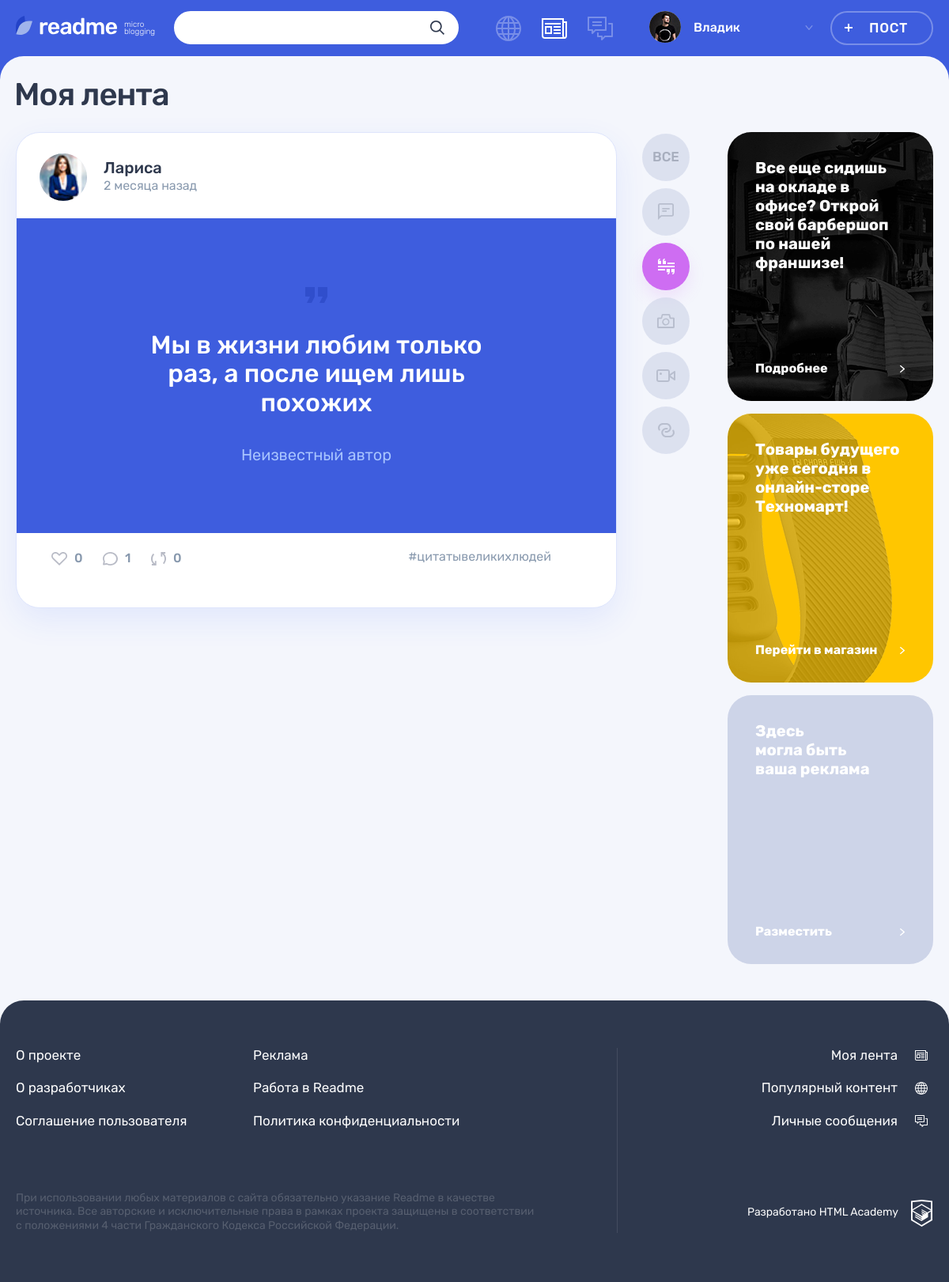
/feed.php?type_id=2 (signed in), run on the app's committed database.
### tables this page shows
CREATE TABLE post
(
  id                INT AUTO_INCREMENT PRIMARY KEY,
  create_dt         DATETIME DEFAULT CURRENT_TIMESTAMP,
  post_header       VARCHAR(128) COMMENT 'заголовок поста',
  text_content      TEXT,
  quote_origin      VARCHAR(128) COMMENT 'автор/источник цитаты',
  photo_content     VARCHAR(255),
  video_content     VARCHAR(255) COMMENT 'ссылка на видео на YouTube',
  link_text_content VARCHAR(255) COMMENT 'ссылка на сторонний ресурс',
  view_count        INT      DEFAULT 0 COMMENT 'кол-во просмотров',
  user_id           INT,
  is_repost         TINYINT  DEFAULT 0 COMMENT 'является ли репостом',
  origin_post_id    INT COMMENT 'ссылка на оригинальный пост при репосте',
  content_type_id   TINYINT,
  FOREIGN KEY (user_id) REFERENCES user (id),
  FOREIGN KEY (content_type_id) REFERENCES content_type (id),
  INDEX (user_id) COMMENT 'индекс для поиска по пользователям',
  INDEX (content_type_id) COMMENT 'индекс для поиска по типу',
  INDEX (view_count) COMMENT 'индекс для поиска по просмотрам',
  INDEX (is_repost) COMMENT 'индекс для поиска по репостам'
) COMMENT 'таблица постов';

CREATE TABLE user
(
  id            INT AUTO_INCREMENT PRIMARY KEY,
  user_reg_dt   DATETIME DEFAULT CURRENT_TIMESTAMP,
  user_email    VARCHAR(128) NOT NULL UNIQUE,
  user_name     VARCHAR(64)  NOT NULL COMMENT 'имя пользователя',
  user_password CHAR(255)    NOT NULL,
  user_avatar   VARCHAR(255)
) COMMENT 'таблица зарегистрированных пользователей';

### helpers.php (called while the page is built, shortened)
<?php
function get_noun_plural_form(int $number, string $one, string $two, string $many): string
{
    $number = (int)$number;
    $mod10 = $number % 10;
    $mod100 = $number % 100;
    switch (true) {
        case ($mod10 >= 2 && $mod10 <= 4):
            return $two;
    }
}
function include_template($name, array $data = [])
{
    $name = 'templates/' . $name;
    extract($data);
    require $name;
    $result = ob_get_clean();
    return $result;
}

### templates/feed_template.php (the view, shortened to what this page needs)
<main class="page__main page__main--feed">
    <div class="container">
        <h1 class="page__title page__title--feed">Моя лента</h1>
    </div>
    <div class="page__main-wrapper container">
        <section class="feed">
            <div class="feed__main-wrapper">
                <div class="feed__wrapper">
    <?php foreach ($posts as $post):
              $type_val = $_SESSION['ct_types'][$post['content_type_id']]['type_val'];
              $post_link = 'post.php?post_id=' . $post['id'];  ?>
                    <article class="feed__post post post-<?= $type_val; ?>">
                        <header class="post__header post__author">
                            <a class="post__author-link" href="#" title="Автор">
                                <div class="post__avatar-wrapper">
                    <?php if ($post['user_avatar']) : ?>
                                    <img class="post__author-avatar" src="<?= UPLOAD_PATH . $post['user_avatar']; ?>" alt="Аватар пользователя" width="60" height="60">
                    <?php endif; ?>
                                </div>
                                <div class="post__info">
                                    <b class="post__author-name"><?= $post['user_name']; ?></b>
                    <?php $dt = $post['create_dt'];  ?>
                                    <time class="post__time" title="<?= get_title_date($dt); ?>" datetime="<?= $dt; ?>"><?= format_date($dt); ?> назад</time>
                                </div>
                            </a>
                        </header>
                        <div class="post__main">
                  <?php switch ($type_val):
                      case 'photo': ?>
                      <?php case 'quote': ?>
                            <blockquote>
                                <p>
                                    <?= slice_string($post['text_content'], 'post.php?post_id=' . $post['id']); ?>
                                </p>
                                <cite><?= $post['quote_origin'] ?></cite>
                            </blockquote>
                      <?php break; ?>
                  <?php
                        endswitch;
                  ?>
                        </div>
                        <footer class="post__footer post__indicators">
                            <div class="post__buttons">
                                <a class="post__indicator post__indicator--likes button" href="#" title="Лайк">
                                    <svg class="post__indicator-icon" width="20" height="17">
                                        <use xlink:href="#icon-heart"></use>
                                    </svg>
                                    <span><?= $post['like_count']; ?></span>
                                </a>
                                <a class="post__indicator post__indicator--comments button" href="<?= $post_link; ?>" title="Комментарии">
                                    <svg class="post__indicator-icon" width="19" height="17">
                                        <use xlink:href="#icon-comment"></use>
                                    </svg>
                                    <span><?= $post['comment_count']; ?></span>
                                </a>
                                <a class="post__indicator post__indicator--repost button" href="repost.php?post_id=<?= $post['id']; ?>" title="Репост">
                                    <svg class="post__indicator-icon" width="19" height="17">
                                        <use xlink:href="#icon-repost"></use>
                                    </svg>
                                    <span><?= $post['repost_count']; ?></span>
                                </a>
                            </div>
                  <?php if (isset($post['hashtags'])): ?>
                            <ul class="post__tags">
                        <?php foreach ($post['hashtags'] as $hashtag):  ?>
                                <li>
                                    <a href="search.php?<?= SEARCH . '=%23' . $hashtag; ?>">
                                        <?= '#' . $hashtag; ?>
                                    </a>
                                </li>
                        <?php endforeach; ?>
                            </ul>
                  <?php endif; ?>
                        </footer>
                    </article>
    <?php endforeach; ?>
                </div>
            </div>
            <ul class="feed__filters filters">
                <li class="feed__filters-item filters__item">
                    <a class="filters__button <?= $type_id === 0 ? 'filters__button--active' : ''; ?>" href="?">
                        <span>Все</span>
                    </a>
                </li>
    <?php foreach ($_SESSION['ct_types'] as $type): ?>
                <li class="feed__filters-item filters__item">
                    <a class="filters__button filters__button--<?= $type['type_val']; ?> <?= $type_id === $type['id'] ? 'filters__button--active' : ''; ?> button" href="?type_id=<?= $type['id']; ?>">
                        <svg class="filters__icon" width="<?= $type['type_icon_width']; ?>" height="<?= $type['type_icon_height']; ?>">
                            <use xlink:href="#icon-filter-<?= $type['type_val']; ?>"></use>
                        </svg>
                    </a>
                </li>
    <?php endforeach; ?>
            </ul>
        </section>
        <aside class="promo">
            <article class="promo__block promo__block--barbershop">
                <p class="promo__text">
                    Все еще сидишь на окладе в офисе? Открой свой барбершоп по нашей франшизе!
                </p>
                <a class="promo__link" href="#">
                    Подробнее
                </a>
            </article>
            <article class="promo__block promo__block--technomart">
                <p class="promo__text">
                    Товары будущего уже сегодня в онлайн-сторе Техномарт!
                </p>
                <a class="promo__link" href="#">
                    Перейти в магазин
                </a>
            </article>
            <article class="promo__block">
                <p class="promo__text">
                    Здесь<br> могла быть<br> ваша реклама
                </p>
                <a class="promo__link" href="#">
                    Разместить
                </a>
            </article>
        </aside>
    </div>
</main>

### utils.php (shortened to what this page needs)
<?php
function slice_string($string, $link = '', $use_target_blank = false, $max_post_length = 300)
{
    $result_string = trim($string);
    return str_replace('&amp;#13;&amp;#10;', "<br>", $result_string);
}
function get_title_date($date)
{
    $date = strtotime($date);
    return date('d.m.Y H:i', $date);
}
function format_date($date)
{
    $post_date = date_create($date);
    $current_date = date_create('now');
    $diff = date_diff($current_date, $post_date);
    $result = '';
    if ($diff->invert === 0) {
        $result = 'Дата ещё не наступила!';
    } else {
        $minutes_in_hour = 60;
        $hours_in_day = 24;
        $minutes = $diff->i;
        $hours = $diff->h;
        $days = $diff->days;
        if ($days === 0) {
            if ($minutes >= $minutes_in_hour / 2) {
                $hours++;
            }
            $result = $hours ?
                $hours . ' час' . get_noun_plural_form($hours, '', 'а', 'ов')
                :
                $minutes . ' минут' . get_noun_plural_form($minutes, 'у', 'ы', '');
        } else {
            $days_in_week = 7;
            $days_in_month = 30;
            $days_in_year = 365;
            $five_weeks = 35;
            $years = $diff->y;
            if ($days < $days_in_week) {
                $result = $days . ' ' . get_noun_plural_form($days, 'день', 'дня', 'дней');
            } elseif ($days < $five_weeks) {
                $weeks = round($days / $days_in_week);
                $result = $weeks . ' недел' . get_noun_plural_form($weeks, 'ю', 'и', 'ь');
            } elseif ($days < $days_in_year) {
                $months = round($days / $days_in_month);
                $result = $months . ' месяц' . get_noun_plural_form($months, '', 'а', 'ев');
            } elseif ($years) {
                $years = ($days >= $days_in_year / 2) ? $years++ : $years;
                $result = $years . ' ' . get_noun_plural_form($years, 'год', 'года', 'лет');
            }
        }
    }
    return $result;
}
function get_data_from_db(mysqli $src_db, string $query, string $mode = 'all')
{
    $result = mysqli_query($src_db, $query);
    switch ($mode) {
        case 'all':
            $data = mysqli_fetch_all($result, MYSQLI_ASSOC);
            break;
        case 'col':
            $data = mysqli_fetch_all($result);
            $data = array_column($data, 0);
            break;
    }
    return $data;
}

### data on the page
post: user.user_avatar (picture), user.user_name "Лариса", create_dt "2 месяца", text_content "Мы в жизни любим только раз, а после ищем лишь похожих", quote_origin "Неизвестный автор", like_count "0", comment_count "1", repost_count "0", hashtag "цитатывеликихлюдей", $type['type_icon_width'] 21 (drawn)

### other printed values
$_SESSION['user']['user_name'] "Владик"
